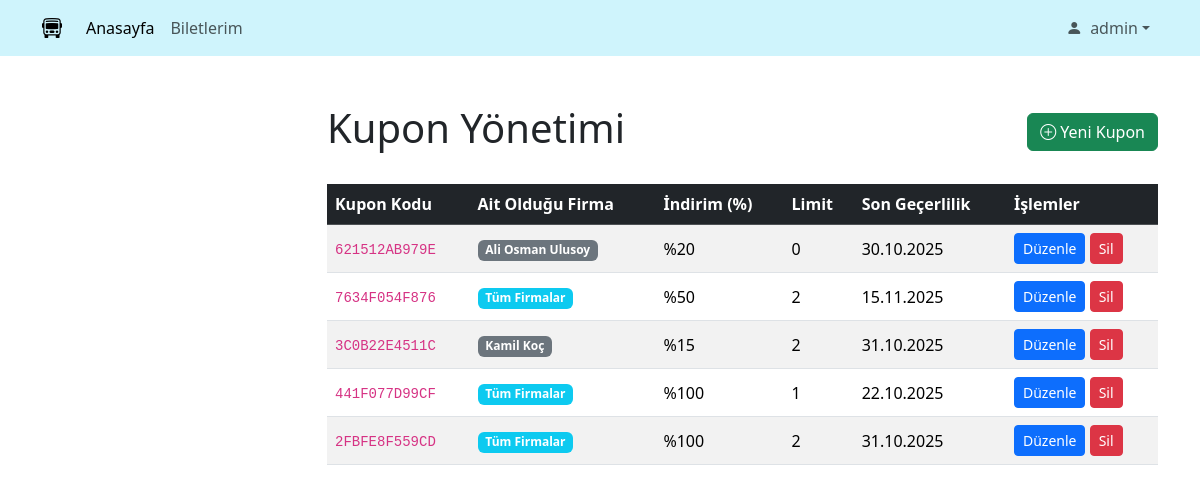
Page /manage_coupons.php (signed in) on the committed database.
### tables this page shows
CREATE TABLE "Coupons" (
    "id"            TEXT NOT NULL UNIQUE,
    "code"          TEXT NOT NULL UNIQUE,
    "discount"      REAL NOT NULL,
    "usage_limit"   INTEGER NOT NULL,
    "expire_date"   TEXT NOT NULL,
    "created_at"    TEXT NOT NULL,
    "company_id"    TEXT, -- NOT NULL kaldırıldı, artık NULL olabilir
    PRIMARY KEY("id"),
    FOREIGN KEY("company_id") REFERENCES "Bus_Company"("id")
);

CREATE TABLE "Bus_Company" (
	"id"	TEXT NOT NULL UNIQUE,
	"name"	TEXT NOT NULL UNIQUE,
	"logo_path"	TEXT,
	"created_at"	TEXT,
	PRIMARY KEY("id")
);

### public/manage_coupons.php (the view, shortened to what this page needs)
<?php
require_once __DIR__ . '/../app/config.php';
$coupons = $pdo->query("
    SELECT c.*, bc.name as company_name
    FROM Coupons c
    LEFT JOIN Bus_Company bc ON c.company_id = bc.id
    ORDER BY c.created_at DESC
")->fetchAll(PDO::FETCH_ASSOC);
?>
<!DOCTYPE html>
<html lang="tr">
<head>
    <link href="https://cdn.jsdelivr.net/npm/bootstrap@5.3.2/dist/css/bootstrap.min.css" rel="stylesheet">
    <link rel="stylesheet" href="https://cdn.jsdelivr.net/npm/bootstrap-icons@1.11.1/font/bootstrap-icons.css">
    <link rel="stylesheet" href="assets/css/header.css">
</head>
<body>
<?php require_once 'assets/partials/header.php'; ?>
<main class="container my-5">
    <div class="row">
        <div class="col-md-3">
        </div>
        <div class="col-md-9">
            <div class="d-flex justify-content-between align-items-center mb-4">
                <h1>Kupon Yönetimi</h1>
                <button class="btn btn-success" data-bs-toggle="modal" data-bs-target="#addCouponModal"><i class="bi bi-plus-circle"></i> Yeni Kupon</button>
            </div>
            <table class="table table-striped table-hover align-middle">
                <thead class="table-dark">
                    <tr><th>Kupon Kodu</th><th>Ait Olduğu Firma</th><th>İndirim (%)</th><th>Limit</th><th>Son Geçerlilik</th><th>İşlemler</th></tr>
                </thead>
                <tbody>
                    <?php foreach ($coupons as $coupon): ?>
                    <tr>
                        <td><code><?php echo htmlspecialchars($coupon['code']); ?></code></td>
                        <td>
                            <?php if ($coupon['company_name']): ?>
                                <span class="badge bg-secondary"><?php echo htmlspecialchars($coupon['company_name']); ?></span>
                            <?php else: ?>
                                <span class="badge bg-info">Tüm Firmalar </span>
                            <?php endif; ?>
                        </td>
                        <td>%<?php echo htmlspecialchars($coupon['discount']); ?></td>
                        <td><?php echo htmlspecialchars($coupon['usage_limit']); ?></td>
                        <td><?php echo date("d.m.Y", strtotime($coupon['expire_date'])); ?></td>
                        <td>
                            <button class="btn btn-primary btn-sm edit-coupon-btn"
                                    data-bs-toggle="modal" data-bs-target="#editCouponModal"
                                    data-id="<?php echo $coupon['id']; ?>"
                                    data-code="<?php echo htmlspecialchars($coupon['code']); ?>"
                                    data-discount="<?php echo htmlspecialchars($coupon['discount']); ?>"
                                    data-limit="<?php echo htmlspecialchars($coupon['usage_limit']); ?>"
                                    data-expiry="<?php echo htmlspecialchars($coupon['expire_date']); ?>"
                                    data-company="<?php echo htmlspecialchars($coupon['company_name'] ?? ''); ?>">Düzenle</button>
                            <form method="POST" class="d-inline" onsubmit="return confirm('Bu kuponu silmek istediğinize emin misiniz?');">
                                <button type="submit" name="delete_coupon" class="btn btn-danger btn-sm">Sil</button>
                            </form>
                        </td>
                    </tr>
                    <?php endforeach; ?>
                </tbody>
            </table>
        </div>
    </div>
</main>
</body>
</html>

### rows in the picture
coupons: code "621512AB979E", company.name "Ali Osman Ulusoy", discount "20", usage_limit "0", expire_date "30.10.2025"
coupons: code "7634F054F876", shows "Tüm Firmalar", discount "50", usage_limit "2", expire_date "15.11.2025"
coupons: code "3C0B22E4511C", company.name "Kamil Koç", discount "15", usage_limit "2", expire_date "31.10.2025"
coupons: code "441F077D99CF", shows "Tüm Firmalar", discount "100", usage_limit "1", expire_date "22.10.2025"
coupons: code "2FBFE8F559CD", shows "Tüm Firmalar", discount "100", usage_limit "2", expire_date "31.10.2025"

### other values in the picture
$_SESSION['user_fullname'] "admin"
